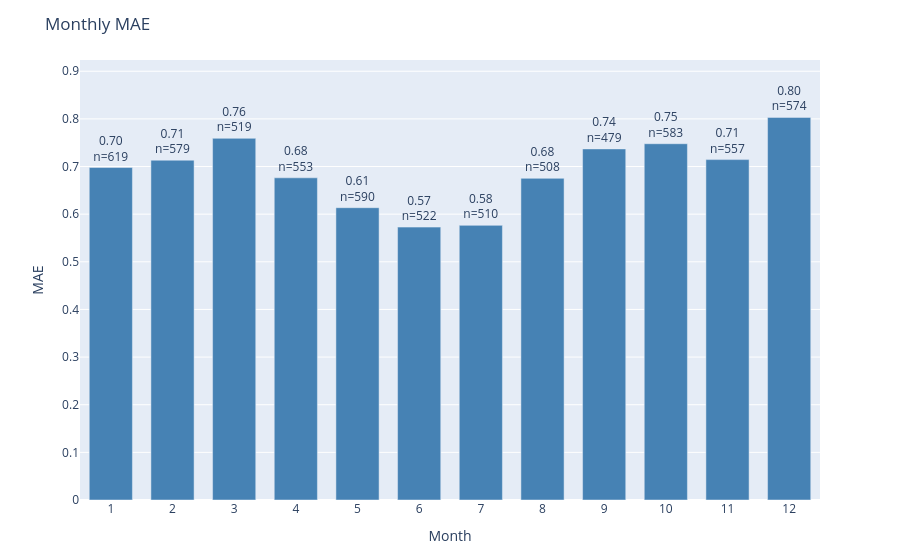

Write notebook code for a chart like this one.
### Code cell
plot_error_by_group(
    df=results_test,
    y_true_col='actual',
    y_pred_col='prediction',
    date_col='dt_prediction',
    group_by='month',
    metric='mae',
    title='Monthly MAE'
)

### Figure 1 — Plotly figure (JSON) as saved in the notebook; plotly's stock layout.template omitted (floating-point values rounded to 4 significant figures)
{"data": [{"marker": {"color": "steelblue"}, "text": ["0.70<br>n=619", "0.71<br>n=579", "0.76<br>n=519", "0.68<br>n=553", "0.61<br>n=590", "0.57<br>n=522", "0.58<br>n=510", "0.68<br>n=508", "0.74<br>n=479", "0.75<br>n=583", "0.71<br>n=557", "0.80<br>n=574"], "textposition": "outside", "type": "bar", "x": ["1", "2", "3", "4", "5", "6", "7", "8", "9", "10", "11", "12"], "y": [0.6979, 0.7133, 0.7592, 0.6763, 0.6136, 0.5728, 0.5765, 0.6752, 0.737, 0.7479, 0.7145, 0.8031]}], "layout": {"bargap": 0.3, "margin": {"b": 60, "t": 60}, "title": {"text": "Monthly MAE"}, "uniformtext": {"minsize": 8, "mode": "hide"}, "xaxis": {"title": {"text": "Month"}}, "yaxis": {"range": [0, 0.9236], "title": {"text": "MAE"}}}}
